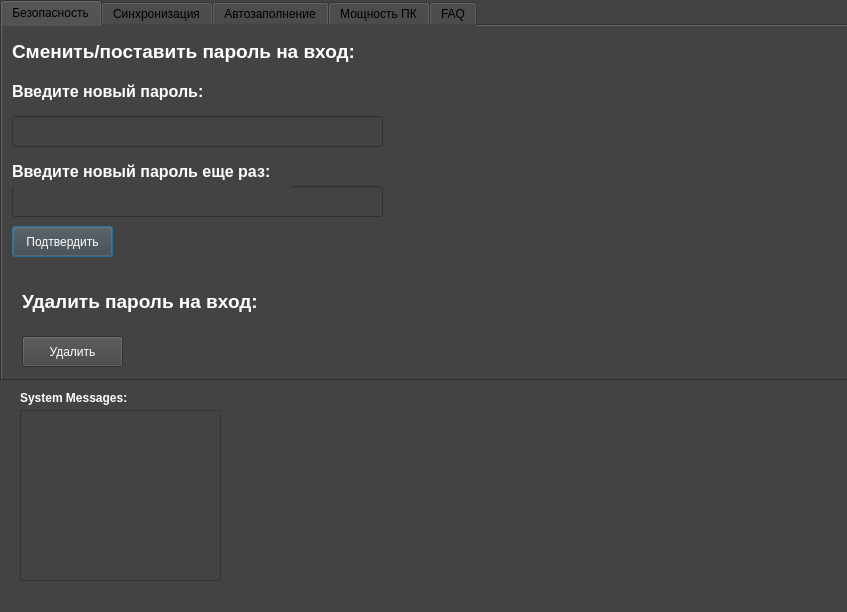
<?xml version="1.0" encoding="UTF-8"?>
<ui version="4.0">
 <class>Dialog_settings</class>
 <widget class="QDialog" name="Dialog_settings">
  <property name="geometry">
   <rect>
    <x>0</x>
    <y>0</y>
    <width>847</width>
    <height>612</height>
   </rect>
  </property>
  <property name="minimumSize">
   <size>
    <width>847</width>
    <height>612</height>
   </size>
  </property>
  <property name="maximumSize">
   <size>
    <width>847</width>
    <height>612</height>
   </size>
  </property>
  <property name="windowTitle">
   <string>Настройки</string>
  </property>
  <property name="windowIcon">
   <iconset resource="iconscryptor.qrc">
    <normaloff>:/icons/icons/settings.png</normaloff>:/icons/icons/settings.png</iconset>
  </property>
  <property name="autoFillBackground">
   <bool>false</bool>
  </property>
  <property name="styleSheet">
   <string notr="true">background-color: rgb(67, 67, 67);</string>
  </property>
  <widget class="QTabWidget" name="tabWidget">
   <property name="geometry">
    <rect>
     <x>0</x>
     <y>0</y>
     <width>851</width>
     <height>381</height>
    </rect>
   </property>
   <property name="autoFillBackground">
    <bool>false</bool>
   </property>
   <property name="styleSheet">
    <string notr="true"/>
   </property>
   <property name="tabPosition">
    <enum>QTabWidget::North</enum>
   </property>
   <property name="currentIndex">
    <number>0</number>
   </property>
   <property name="elideMode">
    <enum>Qt::ElideNone</enum>
   </property>
   <property name="tabBarAutoHide">
    <bool>false</bool>
   </property>
   <widget class="QWidget" name="tab">
    <attribute name="title">
     <string>Безопасность</string>
    </attribute>
    <widget class="QLabel" name="label">
     <property name="geometry">
      <rect>
       <x>10</x>
       <y>10</y>
       <width>371</width>
       <height>31</height>
      </rect>
     </property>
     <property name="styleSheet">
      <string notr="true">color: rgb(255, 255, 255);</string>
     </property>
     <property name="text">
      <string>&lt;html&gt;&lt;head/&gt;&lt;body&gt;&lt;p&gt;&lt;span style=&quot; font-size:14pt; font-weight:600;&quot;&gt;Сменить/поставить пароль на вход:&lt;/span&gt;&lt;/p&gt;&lt;/body&gt;&lt;/html&gt;</string>
     </property>
    </widget>
    <widget class="QLineEdit" name="lineEdit">
     <property name="geometry">
      <rect>
       <x>10</x>
       <y>90</y>
       <width>371</width>
       <height>31</height>
      </rect>
     </property>
     <property name="styleSheet">
      <string notr="true">color: rgb(255, 255, 255);</string>
     </property>
     <property name="echoMode">
      <enum>QLineEdit::Password</enum>
     </property>
    </widget>
    <widget class="QLineEdit" name="lineEdit_2">
     <property name="geometry">
      <rect>
       <x>10</x>
       <y>160</y>
       <width>371</width>
       <height>31</height>
      </rect>
     </property>
     <property name="styleSheet">
      <string notr="true">color: rgb(255, 255, 255);</string>
     </property>
     <property name="echoMode">
      <enum>QLineEdit::Password</enum>
     </property>
    </widget>
    <widget class="QLabel" name="label_3">
     <property name="geometry">
      <rect>
       <x>10</x>
       <y>50</y>
       <width>211</width>
       <height>31</height>
      </rect>
     </property>
     <property name="styleSheet">
      <string notr="true">color: rgb(255, 255, 255);</string>
     </property>
     <property name="text">
      <string>&lt;html&gt;&lt;head/&gt;&lt;body&gt;&lt;p&gt;&lt;span style=&quot; font-size:12pt; font-weight:600;&quot;&gt;Введите новый пароль:&lt;/span&gt;&lt;/p&gt;&lt;/body&gt;&lt;/html&gt;</string>
     </property>
    </widget>
    <widget class="QLabel" name="label_4">
     <property name="geometry">
      <rect>
       <x>10</x>
       <y>130</y>
       <width>281</width>
       <height>31</height>
      </rect>
     </property>
     <property name="styleSheet">
      <string notr="true">color: rgb(255, 255, 255);</string>
     </property>
     <property name="text">
      <string>&lt;html&gt;&lt;head/&gt;&lt;body&gt;&lt;p&gt;&lt;span style=&quot; font-size:12pt; font-weight:600;&quot;&gt;Введите новый пароль еще раз:&lt;/span&gt;&lt;/p&gt;&lt;/body&gt;&lt;/html&gt;</string>
     </property>
    </widget>
    <widget class="QPushButton" name="pushButton">
     <property name="geometry">
      <rect>
       <x>10</x>
       <y>200</y>
       <width>101</width>
       <height>31</height>
      </rect>
     </property>
     <property name="styleSheet">
      <string notr="true">color: rgb(255, 255, 255);</string>
     </property>
     <property name="text">
      <string>Подтвердить</string>
     </property>
    </widget>
    <widget class="QPushButton" name="pushButton_2">
     <property name="geometry">
      <rect>
       <x>20</x>
       <y>310</y>
       <width>101</width>
       <height>31</height>
      </rect>
     </property>
     <property name="styleSheet">
      <string notr="true">color: rgb(255, 255, 255);</string>
     </property>
     <property name="text">
      <string>Удалить</string>
     </property>
    </widget>
    <widget class="QLabel" name="label_2">
     <property name="geometry">
      <rect>
       <x>20</x>
       <y>260</y>
       <width>261</width>
       <height>31</height>
      </rect>
     </property>
     <property name="styleSheet">
      <string notr="true">color: rgb(255, 255, 255);</string>
     </property>
     <property name="text">
      <string>&lt;html&gt;&lt;head/&gt;&lt;body&gt;&lt;p&gt;&lt;span style=&quot; font-size:14pt; font-weight:600;&quot;&gt;Удалить пароль на вход:&lt;/span&gt;&lt;/p&gt;&lt;/body&gt;&lt;/html&gt;</string>
     </property>
    </widget>
   </widget>
   <widget class="QWidget" name="tab_4">
    <attribute name="title">
     <string>Синхронизация</string>
    </attribute>
    <widget class="QLineEdit" name="lineEdit_iter">
     <property name="geometry">
      <rect>
       <x>10</x>
       <y>80</y>
       <width>251</width>
       <height>31</height>
      </rect>
     </property>
     <property name="styleSheet">
      <string notr="true">color: rgb(255, 255, 255);
font: 75 10pt &quot;MS Shell Dlg 2&quot;;</string>
     </property>
     <property name="echoMode">
      <enum>QLineEdit::Normal</enum>
     </property>
    </widget>
    <widget class="QLabel" name="label_5">
     <property name="geometry">
      <rect>
       <x>10</x>
       <y>20</y>
       <width>391</width>
       <height>51</height>
      </rect>
     </property>
     <property name="styleSheet">
      <string notr="true">color: rgb(255, 255, 255);</string>
     </property>
     <property name="text">
      <string>&lt;html&gt;&lt;head/&gt;&lt;body&gt;&lt;p&gt;&lt;span style=&quot; font-size:14pt; font-weight:600;&quot;&gt;Ввод 6-ти значного кода:&lt;/span&gt;&lt;/p&gt;&lt;p&gt;&lt;span style=&quot; font-weight:600;&quot;&gt;(Необходимо для синхронизации ключей на разных устройствах)&lt;/span&gt;&lt;/p&gt;&lt;/body&gt;&lt;/html&gt;</string>
     </property>
    </widget>
    <widget class="QPushButton" name="pushButton_write">
     <property name="geometry">
      <rect>
       <x>130</x>
       <y>120</y>
       <width>131</width>
       <height>31</height>
      </rect>
     </property>
     <property name="styleSheet">
      <string notr="true">color: rgb(255, 255, 255);</string>
     </property>
     <property name="text">
      <string>Записать в программу</string>
     </property>
    </widget>
    <widget class="QPushButton" name="pushButton_generate">
     <property name="geometry">
      <rect>
       <x>10</x>
       <y>120</y>
       <width>101</width>
       <height>31</height>
      </rect>
     </property>
     <property name="styleSheet">
      <string notr="true">color: rgb(255, 255, 255);</string>
     </property>
     <property name="text">
      <string>Сгенерировать</string>
     </property>
    </widget>
    <widget class="QPushButton" name="pushButton_show_iter">
     <property name="geometry">
      <rect>
       <x>10</x>
       <y>170</y>
       <width>121</width>
       <height>31</height>
      </rect>
     </property>
     <property name="styleSheet">
      <string notr="true">color: rgb(255, 255, 255);</string>
     </property>
     <property name="text">
      <string>Показать свой код</string>
     </property>
    </widget>
   </widget>
   <widget class="QWidget" name="tab_3">
    <attribute name="title">
     <string>Автозаполнение</string>
    </attribute>
    <widget class="QPushButton" name="pushButton_write_mail">
     <property name="geometry">
      <rect>
       <x>10</x>
       <y>170</y>
       <width>131</width>
       <height>31</height>
      </rect>
     </property>
     <property name="styleSheet">
      <string notr="true">color: rgb(255, 255, 255);</string>
     </property>
     <property name="text">
      <string>Записать в программу</string>
     </property>
    </widget>
    <widget class="QLabel" name="label_7">
     <property name="geometry">
      <rect>
       <x>10</x>
       <y>10</y>
       <width>281</width>
       <height>31</height>
      </rect>
     </property>
     <property name="styleSheet">
      <string notr="true">color: rgb(255, 255, 255);</string>
     </property>
     <property name="text">
      <string>&lt;html&gt;&lt;head/&gt;&lt;body&gt;&lt;p&gt;&lt;span style=&quot; font-size:14pt; font-weight:600;&quot;&gt;Введите адрес вашей почты:&lt;/span&gt;&lt;/p&gt;&lt;/body&gt;&lt;/html&gt;</string>
     </property>
    </widget>
    <widget class="QLineEdit" name="lineEdit_from">
     <property name="geometry">
      <rect>
       <x>10</x>
       <y>50</y>
       <width>321</width>
       <height>31</height>
      </rect>
     </property>
     <property name="styleSheet">
      <string notr="true">color: rgb(255, 255, 255);
font: 75 10pt &quot;MS Shell Dlg 2&quot;;</string>
     </property>
     <property name="echoMode">
      <enum>QLineEdit::Normal</enum>
     </property>
    </widget>
    <widget class="QPushButton" name="pushButton_show_email">
     <property name="geometry">
      <rect>
       <x>10</x>
       <y>300</y>
       <width>171</width>
       <height>31</height>
      </rect>
     </property>
     <property name="styleSheet">
      <string notr="true">color: rgb(255, 255, 255);</string>
     </property>
     <property name="text">
      <string>Показать записанные данные</string>
     </property>
    </widget>
    <widget class="QPushButton" name="pushButton_write_to">
     <property name="geometry">
      <rect>
       <x>490</x>
       <y>90</y>
       <width>131</width>
       <height>31</height>
      </rect>
     </property>
     <property name="styleSheet">
      <string notr="true">color: rgb(255, 255, 255);</string>
     </property>
     <property name="text">
      <string>Записать в программу</string>
     </property>
    </widget>
    <widget class="QLineEdit" name="lineEdit_from_pass">
     <property name="geometry">
      <rect>
       <x>10</x>
       <y>130</y>
       <width>321</width>
       <height>31</height>
      </rect>
     </property>
     <property name="styleSheet">
      <string notr="true">color: rgb(255, 255, 255);
font: 75 10pt &quot;MS Shell Dlg 2&quot;;</string>
     </property>
     <property name="echoMode">
      <enum>QLineEdit::Password</enum>
     </property>
    </widget>
    <widget class="QLabel" name="label_8">
     <property name="geometry">
      <rect>
       <x>10</x>
       <y>90</y>
       <width>321</width>
       <height>31</height>
      </rect>
     </property>
     <property name="styleSheet">
      <string notr="true">color: rgb(255, 255, 255);</string>
     </property>
     <property name="text">
      <string>&lt;html&gt;&lt;head/&gt;&lt;body&gt;&lt;p&gt;&lt;span style=&quot; font-size:14pt; font-weight:600;&quot;&gt;Введите пароль от вашей почты:&lt;/span&gt;&lt;/p&gt;&lt;/body&gt;&lt;/html&gt;</string>
     </property>
    </widget>
    <widget class="QLineEdit" name="lineEdit_to">
     <property name="geometry">
      <rect>
       <x>490</x>
       <y>50</y>
       <width>321</width>
       <height>31</height>
      </rect>
     </property>
     <property name="styleSheet">
      <string notr="true">color: rgb(255, 255, 255);
font: 75 10pt &quot;MS Shell Dlg 2&quot;;</string>
     </property>
     <property name="echoMode">
      <enum>QLineEdit::Normal</enum>
     </property>
    </widget>
    <widget class="QLabel" name="label_9">
     <property name="geometry">
      <rect>
       <x>490</x>
       <y>10</y>
       <width>281</width>
       <height>31</height>
      </rect>
     </property>
     <property name="styleSheet">
      <string notr="true">color: rgb(255, 255, 255);</string>
     </property>
     <property name="text">
      <string>&lt;html&gt;&lt;head/&gt;&lt;body&gt;&lt;p&gt;&lt;span style=&quot; font-size:14pt; font-weight:600;&quot;&gt;Введите адрес получателя:&lt;/span&gt;&lt;/p&gt;&lt;/body&gt;&lt;/html&gt;</string>
     </property>
    </widget>
    <widget class="QPushButton" name="pushButton_delete_autofill">
     <property name="geometry">
      <rect>
       <x>190</x>
       <y>300</y>
       <width>171</width>
       <height>31</height>
      </rect>
     </property>
     <property name="styleSheet">
      <string notr="true">color: rgb(255, 255, 255);</string>
     </property>
     <property name="text">
      <string>Удалить автозаполнение</string>
     </property>
    </widget>
   </widget>
   <widget class="QWidget" name="tab_5">
    <attribute name="title">
     <string>Мощность ПК</string>
    </attribute>
    <widget class="QLabel" name="label_10">
     <property name="geometry">
      <rect>
       <x>10</x>
       <y>10</y>
       <width>491</width>
       <height>51</height>
      </rect>
     </property>
     <property name="styleSheet">
      <string notr="true">color: rgb(255, 255, 255);</string>
     </property>
     <property name="text">
      <string>&lt;html&gt;&lt;head/&gt;&lt;body&gt;&lt;p&gt;&lt;span style=&quot; font-size:14pt; font-weight:600;&quot;&gt;Выбрать мощность вашего ПК:&lt;/span&gt;&lt;/p&gt;&lt;p&gt;&lt;span style=&quot; font-weight:600;&quot;&gt;(в секундах, на обработку запросов при автовходе в почту, подробнее в Manual)&lt;/span&gt;&lt;/p&gt;&lt;/body&gt;&lt;/html&gt;</string>
     </property>
    </widget>
    <widget class="QPushButton" name="pushButton_speed_2">
     <property name="geometry">
      <rect>
       <x>10</x>
       <y>70</y>
       <width>61</width>
       <height>21</height>
      </rect>
     </property>
     <property name="styleSheet">
      <string notr="true">color: rgb(255, 255, 255);</string>
     </property>
     <property name="text">
      <string>2</string>
     </property>
    </widget>
    <widget class="QPushButton" name="pushButton_speed_3">
     <property name="geometry">
      <rect>
       <x>80</x>
       <y>70</y>
       <width>61</width>
       <height>21</height>
      </rect>
     </property>
     <property name="styleSheet">
      <string notr="true">color: rgb(255, 255, 255);</string>
     </property>
     <property name="text">
      <string>3</string>
     </property>
    </widget>
    <widget class="QPushButton" name="pushButton_speed_4">
     <property name="geometry">
      <rect>
       <x>150</x>
       <y>70</y>
       <width>61</width>
       <height>21</height>
      </rect>
     </property>
     <property name="styleSheet">
      <string notr="true">color: rgb(255, 255, 255);</string>
     </property>
     <property name="text">
      <string>4</string>
     </property>
    </widget>
    <widget class="QPushButton" name="pushButton_speed_5">
     <property name="geometry">
      <rect>
       <x>220</x>
       <y>70</y>
       <width>61</width>
       <height>21</height>
      </rect>
     </property>
     <property name="styleSheet">
      <string notr="true">color: rgb(255, 255, 255);</string>
     </property>
     <property name="text">
      <string>5</string>
     </property>
    </widget>
    <widget class="QPushButton" name="pushButton_speed_6">
     <property name="geometry">
      <rect>
       <x>290</x>
       <y>70</y>
       <width>61</width>
       <height>21</height>
      </rect>
     </property>
     <property name="styleSheet">
      <string notr="true">color: rgb(255, 255, 255);</string>
     </property>
     <property name="text">
      <string>6</string>
     </property>
    </widget>
    <widget class="QLineEdit" name="lineEdit_3">
     <property name="geometry">
      <rect>
       <x>390</x>
       <y>110</y>
       <width>41</width>
       <height>31</height>
      </rect>
     </property>
     <property name="styleSheet">
      <string notr="true">color: rgb(255, 255, 255);
font: 75 12pt &quot;MS Shell Dlg 2&quot;;</string>
     </property>
    </widget>
    <widget class="QLabel" name="label_11">
     <property name="geometry">
      <rect>
       <x>10</x>
       <y>100</y>
       <width>371</width>
       <height>51</height>
      </rect>
     </property>
     <property name="styleSheet">
      <string notr="true">color: rgb(255, 255, 255);</string>
     </property>
     <property name="text">
      <string>&lt;html&gt;&lt;head/&gt;&lt;body&gt;&lt;p&gt;&lt;span style=&quot; font-size:14pt; font-weight:600;&quot;&gt;На данный момент стоит мощность:&lt;/span&gt;&lt;/p&gt;&lt;/body&gt;&lt;/html&gt;</string>
     </property>
    </widget>
   </widget>
   <widget class="QWidget" name="tab_2">
    <attribute name="title">
     <string>FAQ</string>
    </attribute>
    <widget class="QLabel" name="label_12">
     <property name="geometry">
      <rect>
       <x>20</x>
       <y>10</y>
       <width>411</width>
       <height>31</height>
      </rect>
     </property>
     <property name="styleSheet">
      <string notr="true">color: rgb(255, 255, 255);</string>
     </property>
     <property name="text">
      <string>&lt;html&gt;&lt;head/&gt;&lt;body&gt;&lt;p&gt;&lt;span style=&quot; font-size:14pt; font-weight:600;&quot;&gt;Ссылка для небезопасных приложений:&lt;/span&gt;&lt;/p&gt;&lt;/body&gt;&lt;/html&gt;</string>
     </property>
    </widget>
    <widget class="QLabel" name="label_13">
     <property name="geometry">
      <rect>
       <x>20</x>
       <y>50</y>
       <width>221</width>
       <height>21</height>
      </rect>
     </property>
     <property name="styleSheet">
      <string notr="true">color: rgb(255, 255, 255);
color: rgb(0, 170, 255);</string>
     </property>
     <property name="text">
      <string>&lt;html&gt;&lt;head/&gt;&lt;body&gt;&lt;p&gt;&lt;a href=&quot;https://myaccount.google.com/lesssecureapps?pli=1&amp;amp;rapt=AEjHL4Py8vObYZGpVnwbLBrMZD1GM8Auz8DEj8UoA-aggWys2Fh4jlm_gVUaEEnAM3ZcW_im6sILcGZr5_E8RHa5piLfS-FBng&quot;&gt;&lt;span style=&quot; font-size:10pt; font-weight:600; text-decoration: underline; color:#0000ff;&quot;&gt;https://myaccount.google.com&lt;/span&gt;&lt;/a&gt;&lt;/p&gt;&lt;/body&gt;&lt;/html&gt;</string>
     </property>
     <property name="openExternalLinks">
      <bool>true</bool>
     </property>
    </widget>
   </widget>
  </widget>
  <widget class="QLabel" name="label_6">
   <property name="geometry">
    <rect>
     <x>20</x>
     <y>390</y>
     <width>121</width>
     <height>16</height>
    </rect>
   </property>
   <property name="styleSheet">
    <string notr="true">color: rgb(255, 255, 255);</string>
   </property>
   <property name="text">
    <string>&lt;html&gt;&lt;head/&gt;&lt;body&gt;&lt;p&gt;&lt;span style=&quot; font-size:9pt; font-weight:600;&quot;&gt;System Messages:&lt;/span&gt;&lt;/p&gt;&lt;/body&gt;&lt;/html&gt;</string>
   </property>
  </widget>
  <widget class="QTextEdit" name="lineEdit_sys_mes">
   <property name="geometry">
    <rect>
     <x>20</x>
     <y>410</y>
     <width>201</width>
     <height>171</height>
    </rect>
   </property>
   <property name="styleSheet">
    <string notr="true">color: rgb(255, 255, 255);</string>
   </property>
  </widget>
 </widget>
 <resources>
  <include location="iconscryptor.qrc"/>
 </resources>
 <connections/>
</ui>
